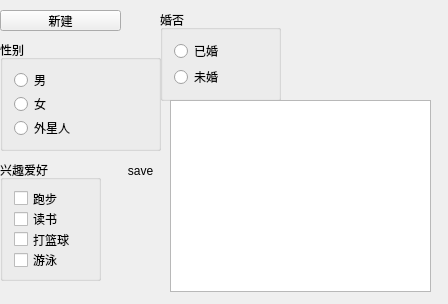
<?xml version="1.0" encoding="UTF-8"?>
<ui version="4.0">
 <class>Widget</class>
 <widget class="QWidget" name="Widget">
  <property name="geometry">
   <rect>
    <x>0</x>
    <y>0</y>
    <width>448</width>
    <height>304</height>
   </rect>
  </property>
  <property name="windowTitle">
   <string>Widget</string>
  </property>
  <widget class="QPushButton" name="pushButton">
   <property name="geometry">
    <rect>
     <x>0</x>
     <y>10</y>
     <width>121</width>
     <height>21</height>
    </rect>
   </property>
   <property name="text">
    <string>新建</string>
   </property>
   <property name="icon">
    <iconset resource="res.qrc">
     <normaloff>:/img/new.svg</normaloff>:/img/new.svg</iconset>
   </property>
  </widget>
  <widget class="QToolButton" name="toolButton">
   <property name="geometry">
    <rect>
     <x>110</x>
     <y>160</y>
     <width>61</width>
     <height>21</height>
    </rect>
   </property>
   <property name="text">
    <string>save</string>
   </property>
   <property name="icon">
    <iconset resource="res.qrc">
     <normaloff>:/img/save.svg</normaloff>:/img/save.svg</iconset>
   </property>
   <property name="iconSize">
    <size>
     <width>12</width>
     <height>12</height>
    </size>
   </property>
   <property name="toolButtonStyle">
    <enum>Qt::ToolButtonTextBesideIcon</enum>
   </property>
   <property name="autoRaise">
    <bool>true</bool>
   </property>
  </widget>
  <widget class="QGroupBox" name="groupBox">
   <property name="geometry">
    <rect>
     <x>0</x>
     <y>40</y>
     <width>161</width>
     <height>111</height>
    </rect>
   </property>
   <property name="title">
    <string>性别</string>
   </property>
   <layout class="QVBoxLayout" name="verticalLayout">
    <item>
     <widget class="QRadioButton" name="radioButton">
      <property name="text">
       <string>男</string>
      </property>
     </widget>
    </item>
    <item>
     <widget class="QRadioButton" name="radioButton_2">
      <property name="text">
       <string>女</string>
      </property>
     </widget>
    </item>
    <item>
     <widget class="QRadioButton" name="radioButton_3">
      <property name="text">
       <string>外星人</string>
      </property>
     </widget>
    </item>
   </layout>
  </widget>
  <widget class="QGroupBox" name="groupBox_2">
   <property name="geometry">
    <rect>
     <x>160</x>
     <y>10</y>
     <width>121</width>
     <height>91</height>
    </rect>
   </property>
   <property name="title">
    <string>婚否</string>
   </property>
   <layout class="QVBoxLayout" name="verticalLayout_2">
    <item>
     <widget class="QRadioButton" name="radioButton_4">
      <property name="text">
       <string>已婚</string>
      </property>
     </widget>
    </item>
    <item>
     <widget class="QRadioButton" name="radioButton_5">
      <property name="text">
       <string>未婚</string>
      </property>
     </widget>
    </item>
   </layout>
  </widget>
  <widget class="QGroupBox" name="groupBox_3">
   <property name="geometry">
    <rect>
     <x>0</x>
     <y>160</y>
     <width>101</width>
     <height>121</height>
    </rect>
   </property>
   <property name="title">
    <string>兴趣爱好</string>
   </property>
   <layout class="QVBoxLayout" name="verticalLayout_3">
    <item>
     <widget class="QCheckBox" name="checkBox">
      <property name="text">
       <string>跑步</string>
      </property>
      <property name="tristate">
       <bool>true</bool>
      </property>
     </widget>
    </item>
    <item>
     <widget class="QCheckBox" name="checkBox_2">
      <property name="text">
       <string>读书</string>
      </property>
      <property name="tristate">
       <bool>false</bool>
      </property>
     </widget>
    </item>
    <item>
     <widget class="QCheckBox" name="checkBox_3">
      <property name="text">
       <string>打篮球</string>
      </property>
     </widget>
    </item>
    <item>
     <widget class="QCheckBox" name="checkBox_4">
      <property name="text">
       <string>游泳</string>
      </property>
     </widget>
    </item>
   </layout>
  </widget>
  <widget class="QListWidget" name="listWidget">
   <property name="geometry">
    <rect>
     <x>170</x>
     <y>100</y>
     <width>261</width>
     <height>192</height>
    </rect>
   </property>
  </widget>
 </widget>
 <layoutdefault spacing="6" margin="11"/>
 <resources>
  <include location="res.qrc"/>
 </resources>
 <connections/>
</ui>
